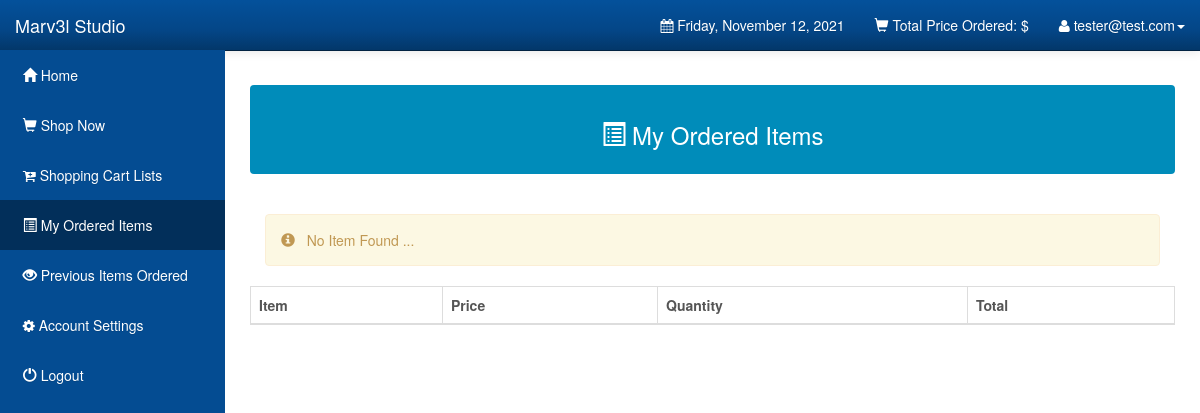
Before: /Customers/orders.php (signed in) with the older database file.
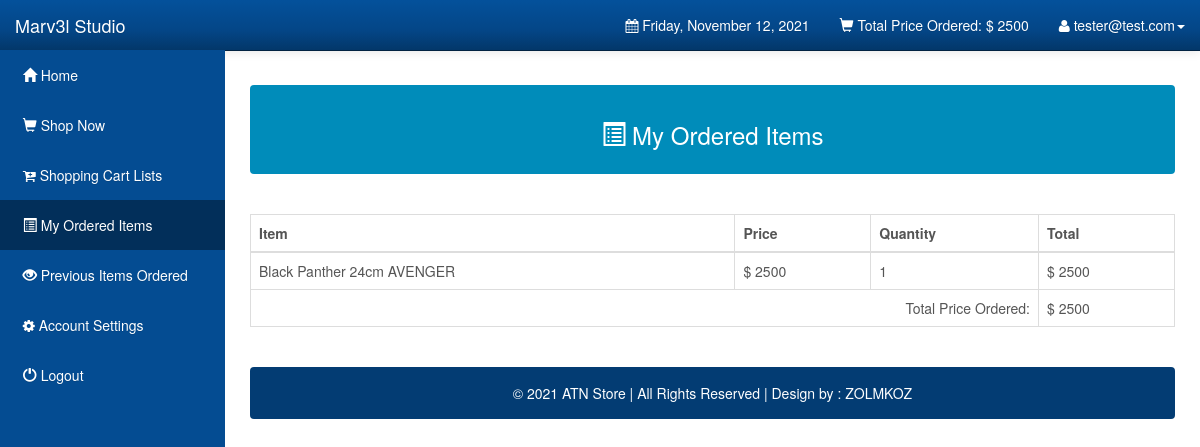
After: the same page with the newer database file.
### tables this page shows
CREATE TABLE IF NOT EXISTS `orderdetails` (
  `order_id` int(10) unsigned NOT NULL AUTO_INCREMENT,
  `user_id` int(11) NOT NULL DEFAULT '0',
  `order_name` varchar(1000) NOT NULL DEFAULT '',
  `order_price` double NOT NULL DEFAULT '0',
  `order_quantity` int(10) unsigned NOT NULL DEFAULT '0',
  `order_total` double NOT NULL DEFAULT '0',
  `order_status` varchar(45) NOT NULL DEFAULT '',
  `order_date` date NOT NULL DEFAULT '0000-00-00',
  PRIMARY KEY (`order_id`),
  KEY `FK_orderdetails_1` (`user_id`),
  CONSTRAINT `FK_orderdetails_1` FOREIGN KEY (`user_id`) REFERENCES `users` (`user_id`) ON DELETE CASCADE ON UPDATE CASCADE
);

### Customers/orders.php (the view, shortened to what the changed rows need)
<?php
 include("config.php");
 extract($_SESSION);
		  $stmt_edit = $DB_con->prepare('SELECT * FROM users WHERE user_email =:user_email');
		$stmt_edit->execute(array(':user_email'=>$user_email));
		$edit_row = $stmt_edit->fetch(PDO::FETCH_ASSOC);
		extract($edit_row);
		?>
		<?php
 include("config.php");
		  $stmt_edit = $DB_con->prepare("select sum(order_total) as total from orderdetails where user_id=:user_id and order_status='Ordered'");
		$stmt_edit->execute(array(':user_id'=>$user_id));
		$edit_row = $stmt_edit->fetch(PDO::FETCH_ASSOC);
		extract($edit_row);
		?>
<!DOCTYPE html>
<html lang="en">
<head>
    <link rel="stylesheet" type="text/css" href="bootstrap/css/bootstrap.min.css" />
    <link rel="stylesheet" type="text/css" href="font-awesome/css/font-awesome.min.css" />
    <link rel="stylesheet" type="text/css" href="css/local.css" />
</head>
<body>
    <div id="wrapper">
        <nav class="navbar navbar-inverse navbar-fixed-top" role="navigation">
            <div class="collapse navbar-collapse navbar-ex1-collapse">
                <ul class="nav navbar-nav navbar-right navbar-user">
					<li class="dropdown user-dropdown">
                        <a href="#" class="dropdown-toggle" data-toggle="dropdown"><span class='glyphicon glyphicon-shopping-cart'></span> Total Price Ordered: &#36; <?php echo $total; ?> </b></a>
                    </li>
                </ul>
            </div>
        </nav>
        <div id="page-wrapper">
			<br />
						  <div class="table-responsive">
            <table class="display table table-bordered" id="example" cellspacing="0" width="100%">
              <thead>
                <tr>
                  <th>Item</th>
                  <th>Price</th>
				  <th>Quantity</th>
				  <th>Total</th>
                </tr>
              </thead>
              <tbody>
			  <?php
include("config.php");
	$stmt = $DB_con->prepare("SELECT * FROM orderdetails where order_status='Ordered' and user_id='$user_id'");
	$stmt->execute();
	if($stmt->rowCount() > 0)
	{
		while($row=$stmt->fetch(PDO::FETCH_ASSOC))
		{
			extract($row);
			?>
                <tr>
                 <td><?php echo $order_name; ?></td>
				 <td>&#36; <?php echo $order_price; ?> </td>
				 <td><?php echo $order_quantity; ?></td>
				 <td>&#36; <?php echo $order_total; ?> </td>
                </tr>
              <?php
		}
		 include("config.php");
		  $stmt_edit = $DB_con->prepare("select sum(order_total) as totalx from orderdetails where user_id=:user_id and order_status='Ordered'");
		$stmt_edit->execute(array(':user_id'=>$user_id));
		$edit_row = $stmt_edit->fetch(PDO::FETCH_ASSOC);
		extract($edit_row);
		echo "<tr>";
		echo "<td colspan='3' align='right'>Total Price Ordered:";
		echo "</td>";
		echo "<td>&#36; ".$totalx;
		echo "</td>";
		echo "</tr>";
		echo "</tbody>";
		echo "</table>";
		echo "</div>";
		echo "<br />";
		echo '<div class="alert alert-default" style="background-color:#033c73;">
                       <p style="color:white;text-align:center;">
                       &copy 2021 ATN Store | All Rights Reserved |  Design by : ZOLMKOZ
						</p>
                    </div>
	</div>';
		echo "</div>";
	}
	else
	{
		?>
        <div class="col-xs-12">
        	<div class="alert alert-warning">
            	<span class="glyphicon glyphicon-info-sign"></span> &nbsp; No Item Found ...
            </div>
        </div>
        <?php
	}
?>
                </div>
            </div>
        </div>
</body>
</html>

Changed rows visible on the page:
added orderdetails: order_name "Black Panther 24cm AVENGER", order_price "2500", order_quantity "1", order_total "2500"
Other visible differences:
$total: (not shown) → "2500"
$totalx: (not shown) → "2500"
text no longer shown: "No Item Found ..."
text now shown: "Total Price Ordered: $ © 2021 ATN Store | All Rights Reserved | Design by : ZOLMKOZ"
